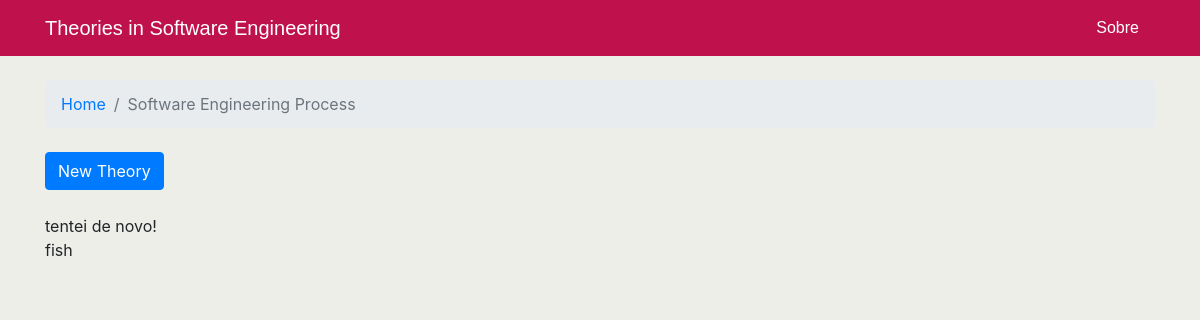
Page /area/Software Engineering Process on the committed database.
### swetheory/models.py (models this page shows, shortened)
class AreaOfInterest(models.Model):
    name = models.CharField(max_length=60, help_text='Enter area of study')

class Construct(models.Model):
    name = models.CharField(max_length=200, help_text='Enter construct name')
    area = models.ForeignKey(AreaOfInterest, on_delete=models.CASCADE, related_name="construct")

### swetheory/views.py (the view)
# urls.py: path('area/<str:name>', views.area_of_interest, name='area_of_interest'),
def area_of_interest(request, name):
    current_area = get_object_or_404(AreaOfInterest, name=name)
    all_construct = Construct.objects.all()
    return render(request, 'swetheory/area.html', {'current_area': current_area, 'all_construct': all_construct})

### swetheory/templates/swetheory/area.html (shortened to what this page needs)
{% extends 'swetheory/base.html' %}
{% block breadcrumb %}
    <li class="breadcrumb-item"><a href="{% url 'home' %}">Home</a></li>
    <li class="breadcrumb-item active">{{ current_area.name }}</li>
{% endblock %}
{% block content %}
    <div class="mb-4">
        <a href="{% url 'new_theory' current_area.name %}" class="btn btn-primary">New Theory</a>
    </div>
    {% for cnstr in current_area.construct.all %}
        {{ cnstr.name }}<br>
    {% endfor %}
{% endblock %}
{% load static %}

### swetheory/static/swetheory/css/main.css (style rules this page uses)
body { padding: 0; margin: 0; background: #EEEEE9; }

### rows in the picture
AreaOfInterest: name "Software Engineering Process"
Construct: name "tentei de novo!"
Construct: name "fish"
